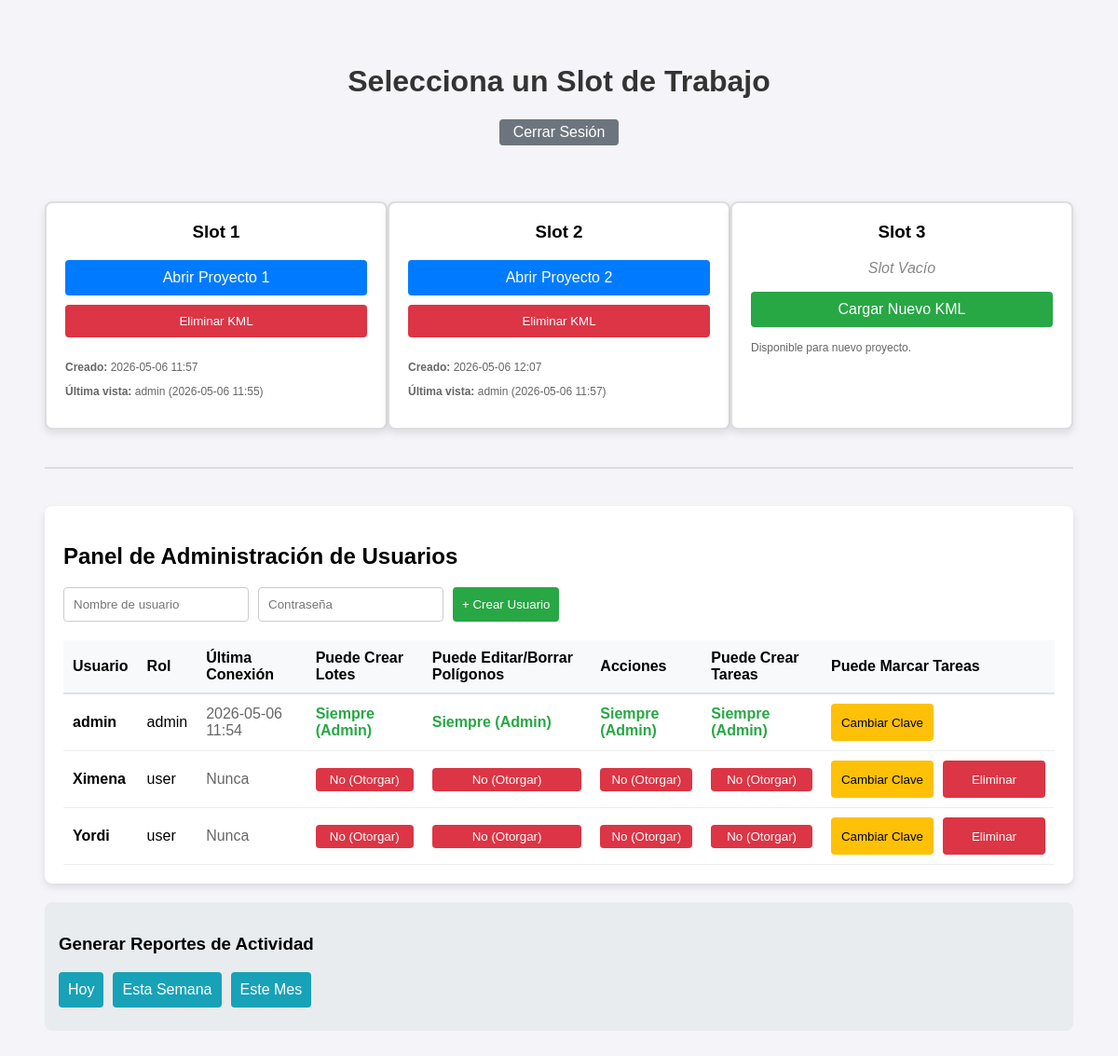
/dashboard (signed in), run on an earlier commit of the app's database.
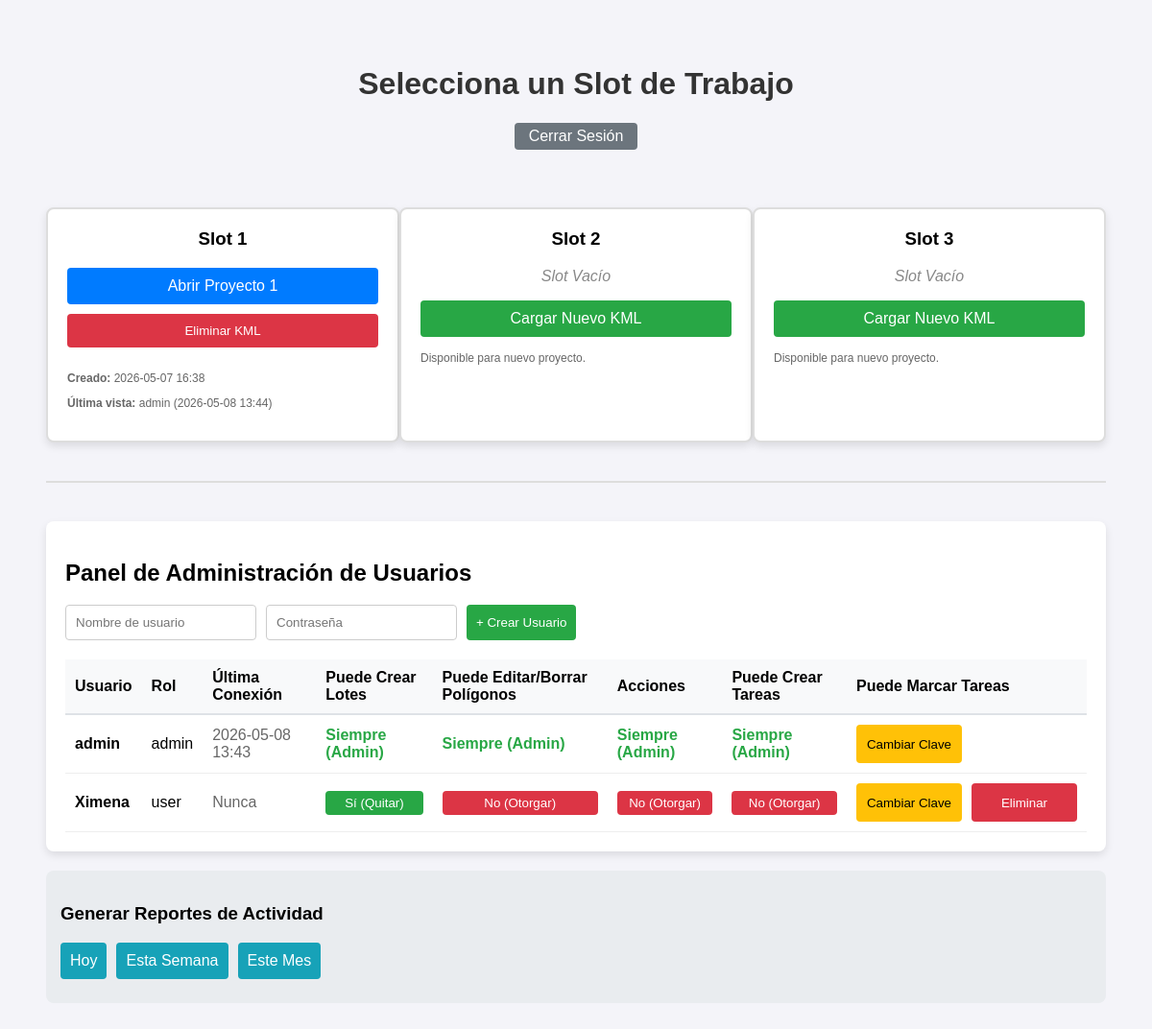
And on a later commit of the database.
### tables this page shows
CREATE TABLE slots
                         (id INTEGER PRIMARY KEY, nombre_real TEXT, slug TEXT, kml_data TEXT, 
                          creado_en TEXT, visto_por TEXT, visto_en TEXT);

CREATE TABLE usuarios
                         (id INTEGER PRIMARY KEY, username TEXT UNIQUE, password_hash TEXT,
                          rol TEXT, puede_agregar INTEGER, ultima_conexion TEXT, puede_editar INTEGER DEFAULT 0, puede_agregar_tareas INTEGER DEFAULT 0, puede_marcar_tareas INTEGER DEFAULT 0);

### rutas/dashboard.py (the view)
@dashboard_bp.route('/dashboard')
def index():
    if not session.get('logeado'):
        return redirect(url_for('login.index'))
    slots = db.obtener_todos_los_slots()
    usuarios = db.obtener_todos_los_usuarios() if session.get('rol') == 'admin' else []
    return render_template('dashboard.html', slots=slots, usuarios=usuarios, rol_actual=session.get('rol'))

### database.py (called while the page is built)
    def _get_connection(self):
        return sqlite3.connect(self.db_path)

    def obtener_todos_los_usuarios(self):
        with self._get_connection() as conn:
            c = conn.cursor()
            c.execute('SELECT id, username, rol, puede_agregar, ultima_conexion, puede_editar, puede_agregar_tareas, puede_marcar_tareas FROM usuarios')
            return c.fetchall()

    def obtener_todos_los_slots(self):
        with self._get_connection() as conn:
            c = conn.cursor()
            c.execute('SELECT id, nombre_real, slug, kml_data, creado_en, visto_por, visto_en FROM slots')
            return c.fetchall()

### templates/dashboard.html (shortened to what this page needs)
<!doctype html>
<html lang="es">
<head>
    <link rel="stylesheet" href="{{ url_for('static', filename='css/dashboard.css') }}">
</head>
<body>
    <h1>Selecciona un Slot de Trabajo</h1>
    <div style="text-align: center; margin-bottom: 20px;">
        <a href="/logout" class="btn" style="background-color: #6c757d; width: auto; padding: 5px 15px;">Cerrar
            Sesión</a>
    </div>
    <div class="slots-container">
        {% for slot in slots %}
        <div class="slot">
            <h3>Slot {{ slot[0] }}</h3>
            {% if slot[3] %}
            <a href="/adhesa/{{ slot[2] }}" class="btn">Abrir {{ slot[1]
                }}</a>
            <button onclick="abrirModal('{{ slot[0] }}')" class="btn btn-delete">
                Eliminar KML
            </button>
            <div class="metadata">
                <p><strong>Creado:</strong> {{ slot[4] }}</p>
                <p><strong>Última vista:</strong> {{ slot[5] }} ({{ slot[6]
                    }})</p>
            </div>
            {% else %}
            <p style="color: #888; font-style: italic">Slot Vacío</p>
            <form action="/cargar_kml/{{ slot[0] }}" method="POST" enctype="multipart/form-data">
                <label for="upload-{{ slot[0] }}" class="btn btn-empty" style="cursor: pointer; display: block">
                    Cargar Nuevo KML
                </label>
            </form>
            <div class="metadata">
                <p>Disponible para nuevo proyecto.</p>
            </div>
            {% endif %}
        </div>
        {% endfor %}
    </div>
    {% if rol_actual == 'admin' %}
    <hr style="margin: 40px 0; border: 1px solid #ddd" />
    <div style="
        background: white;
        padding: 20px;
        border-radius: 8px;
        box-shadow: 0 4px 8px rgba(0, 0, 0, 0.1);
        margin-top: 20px;
      ">
        <h2>Panel de Administración de Usuarios</h2>
        <form action="/admin/crear_usuario" method="POST" style="margin-bottom: 20px; display: flex; gap: 10px">
            <input type="text" name="nuevo_usuario" placeholder="Nombre de usuario" required
                style="padding: 10px; border: 1px solid #ccc; border-radius: 4px" />
            <input type="password" name="nueva_password" placeholder="Contraseña" required
                style="padding: 10px; border: 1px solid #ccc; border-radius: 4px" />
            <button type="submit" class="btn" style="width: auto; margin: 0; background-color: #28a745">
                + Crear Usuario
            </button>
        </form>
        <table style="width: 100%; border-collapse: collapse; text-align: left">
            <thead>
                <tr style="background-color: #f8f9fa; border-bottom: 2px solid #dee2e6">
                    <th style="padding: 10px">Usuario</th>
                    <th style="padding: 10px">Rol</th>
                    <th style="padding: 10px">Última Conexión</th>
                    <th style="padding: 10px">Puede Crear Lotes</th>
                    <th style="padding: 10px">Puede Editar/Borrar Polígonos</th>
                    <th style="padding: 10px">Acciones</th>
                    <th style="padding: 10px">Puede Crear Tareas</th>
                    <th style="padding: 10px">Puede Marcar Tareas</th>
                </tr>
            </thead>
            <tbody>
                {% for u in usuarios %}
                <tr style="border-bottom: 1px solid #eee">
                    <td style="padding: 10px; font-weight: bold">{{ u[1] }}</td>
                    <td style="padding: 10px">{{ u[2] }}</td>
                    <td style="padding: 10px; color: #666">
                        {{ u[4] if u[4] else 'Nunca' }}
                    </td>
                    <td style="padding: 10px">
                        {% if u[2] != 'admin' %}
                        <form action="/admin/toggle_permiso/{{ u[0] }}" method="POST" style="display: inline">
                            {% if u[3] == 1 %}
                            <button type="submit" class="btn" style="background: #28a745; margin: 0; padding: 5px 10px">
                                Sí (Quitar)
                            </button>
                            {% else %}
                            <button type="submit" class="btn" style="background: #dc3545; margin: 0; padding: 5px 10px">
                                No (Otorgar)
                            </button>
                            {% endif %}
                        </form>
                        {% else %}
                        <span style="color: #28a745; font-weight: bold">Siempre (Admin)</span>
                        {% endif %}
                    </td>
                    <td style="padding: 10px">
                        {% if u[2] != 'admin' %}
                        <form action="/admin/toggle_edicion/{{ u[0] }}" method="POST" style="display: inline">
                            {% if u[5] == 1 %}
                            <button type="submit" class="btn" style="background: #28a745; margin: 0; padding: 5px 10px">
                                Sí (Quitar)
                            </button>
                            {% else %}
                            <button type="submit" class="btn" style="background: #dc3545; margin: 0; padding: 5px 10px">
                                No (Otorgar)
                            </button>
                            {% endif %}
                        </form>
                        {% else %}
                        <span style="color: #28a745; font-weight: bold">Siempre (Admin)</span>
                        {% endif %}
                    </td>
                    <td style="padding: 10px">
                        {% if u[2] != 'admin' %}
                        <form action="/admin/toggle_agregar_tareas/{{ u[0] }}" method="POST" style="display: inline">
                            {% if u[6] == 1 %}
                            <button type="submit" class="btn"
                                style="background: #28a745; margin: 0; padding: 5px 10px">Sí (Quitar)</button>
                            {% else %}
                            <button type="submit" class="btn"
                                style="background: #dc3545; margin: 0; padding: 5px 10px">No (Otorgar)</button>
                            {% endif %}
                        </form>
                        {% else %}
                        <span style="color: #28a745; font-weight: bold">Siempre (Admin)</span>
                        {% endif %}
                    </td>
                    <td style="padding: 10px">
                        {% if u[2] != 'admin' %}
                        <form action="/admin/toggle_marcar_tareas/{{ u[0] }}" method="POST" style="display: inline">
                            {% if u[7] == 1 %}
                            <button type="submit" class="btn"
                                style="background: #28a745; margin: 0; padding: 5px 10px">Sí (Quitar)</button>
                            {% else %}
                            <button type="submit" class="btn"
                                style="background: #dc3545; margin: 0; padding: 5px 10px">No (Otorgar)</button>
                            {% endif %}
                        </form>
                        {% else %}
                        <span style="color: #28a745; font-weight: bold">Siempre (Admin)</span>
                        {% endif %}
                    </td>
                    <td style="padding: 10px">
                        <div style="display: flex; align-items: center; gap: 10px;">
                            <button type="button" onclick="abrirModalPass('{{ u[0] }}', '{{ u[1] }}')" class="btn"
                                style="background: #ffc107; color: black; margin: 0; padding: 5px 10px; width: 110px; height: 40px; white-space: nowrap;">
                                Cambiar Clave
                            </button>
                            {% if u[2] != 'admin' %}
                            <form action="/admin/eliminar_usuario/{{ u[0] }}" method="POST" style="margin: 0;"
                                onsubmit="return confirm('¿Seguro que deseas eliminar este usuario?');">
                                <button type="submit" class="btn btn-delete"
                                    style="margin: 0; padding: 5px 10px; width: 110px; height: 40px; white-space: nowrap;">
                                    Eliminar
                                </button>
                            </form>
                            {% endif %}
                        </div>
                    </td>
                </tr>
                {% endfor %}
            </tbody>
        </table>
    </div>
    {% endif %}
    {% if rol_actual == 'admin' %}
    <div style="margin-top: 20px; padding: 15px; background: #e9ecef; border-radius: 8px;">
        <h3>Generar Reportes de Actividad</h3>
        <div style="display: flex; gap: 10px;">
            <a href="/admin/reporte/dia" class="btn" style="background: #17a2b8; width: auto;">Hoy</a>
            <a href="/admin/reporte/semana" class="btn" style="background: #17a2b8; width: auto;">Esta Semana</a>
            <a href="/admin/reporte/mes" class="btn" style="background: #17a2b8; width: auto;">Este Mes</a>
        </div>
    </div>
    {% endif %}
</body>
</html>

### static/css/dashboard.css (style rules this page uses)
body { font-family: sans-serif; background-color: #f4f4f9; padding: 40px; }
h1 { text-align: center; color: #333; }
.slots-container { display: flex; justify-content: space-around; margin-top: 50px; }
.slot { background: white; padding: 20px; border-radius: 8px; box-shadow: 0 4px 8px rgba(0, 0, 0, 0.1); width: 30%; text-align: center; border: 2px solid #ddd; }
.slot h3 { margin-top: 0; }
.btn { display: inline-block; width: 100%; padding: 10px; margin-bottom: 10px; background: #007bff; color: white; text-decoration: none; border: none; border-radius: 4px; cursor: pointer; box-sizing: border-box; }
.btn-delete { background: #dc3545; }
.btn-empty { background: #28a745; }
.metadata { font-size: 12px; color: #666; margin-top: 15px; text-align: left; }

What changed in the data, as far as the page shows it:
removed usuarios: username "Yordi", rol "user", u "Nunca", puede_agregar "No (Otorgar)", puede_editar "No (Otorgar)", puede_agregar_tareas "No (Otorgar)", puede_marcar_tareas "No (Otorgar)"
changed slots "Proyecto 1": creado_en "2026-05-06 11:57" → "2026-05-07 16:38"; visto_en "2026-05-06 11:55" → "2026-05-08 13:44"
changed slots id 2: nombre_real "Proyecto 2" → (not shown); creado_en "2026-05-06 12:07" → (not shown); visto_por "admin" → (not shown); visto_en "2026-05-06 11:57" → (not shown); now shows "Slot Vacío Cargar Nuevo KML Disponible para nuevo proyecto."
changed usuarios "admin": ultima_conexion "2026-05-06 11:54" → "2026-05-08 13:43"
changed usuarios "Ximena": puede_agregar "No (Otorgar)" → "Sí (Quitar)"
